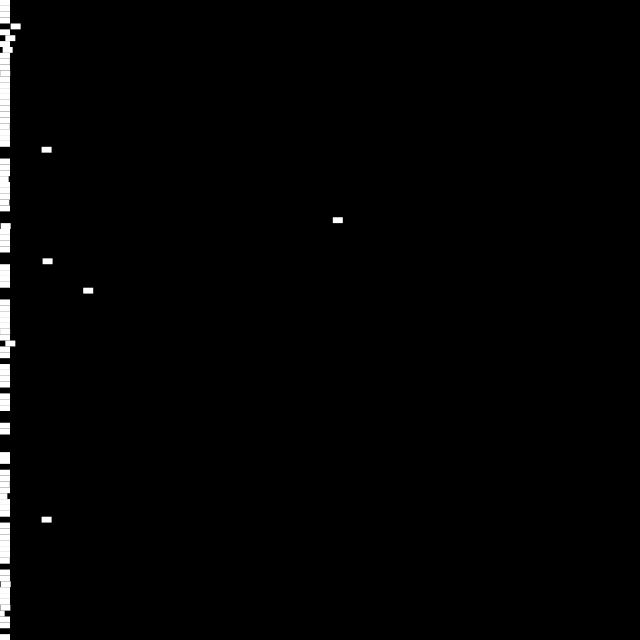
Frame 1 (no input)
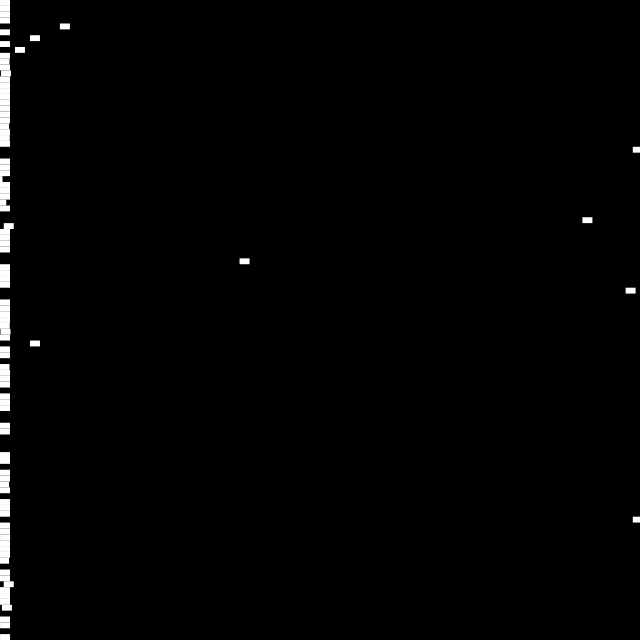
Frame 60 (the mouse pressed at the canvas centre just before this capture)
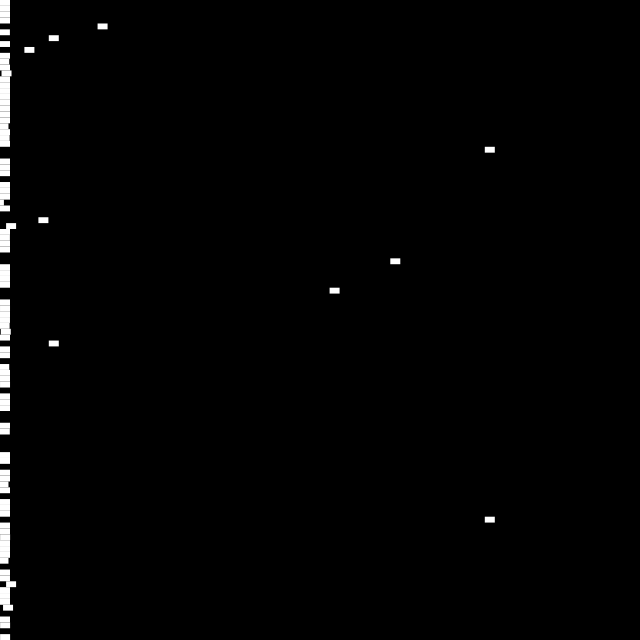
Frame 120 (the mouse held since frame 60 and released just before this capture)

The Processing sketch that drew these frames (run headless with seeded random() and noise(); from frame 60 on, the mouse is pressed at the canvas centre):

// Processing sketch: cycles
// ── cycles.pde
void setup() {
  size(640, 640);
}

void draw() {
  background(0);
  float time = millis()/10000.;
  time = time%2;
  ellipse(cycle(time, 0.25, 0.75)*width, height*0.2, 5, 5); 
  ellipse(cycle(time, 0.75, 0.25)*width, height*0.3, 5, 5);  
  ellipse(cycle(time, 0, 0.5)*width, height*0.4, 5, 5);  
  ellipse(cycle(time, 0.5, 0.0)*width, height*0.5, 5, 5); 
  ellipse((cycle(time, -0.25, 0.25)+0.5)*width, height*0.6, 5, 5); 
  ellipse((cycle(time, 0.25, -0.25)+0.5)*width, height*0.7, 5, 5); 
  ellipse(cycle(time, 0, 1)*width, height*0.8, 5, 5);
  ellipse(cycle(time, 1, 0)*width, height*0.9, 5, 5);

  generate();
}

int seed = int(random(99999999));
void keyPressed() {
  seed = int(random(99999999));
}

void generate() {
  background(0);

  randomSeed(seed);

  float time = millis()*0.001;

  int cc = int(random(4, 120));
  float hh = height*1./cc;
  noStroke();
  for (int i = 0; i < cc; i++) {
    float vel = 30./pow(2, int(random(50)));
    float c = cycle(time*vel, 1, 0);
    if (random(1) < 0.5) c = cycle(time*-vel, 1, 0);
    float xx = c*width;
    rect(xx, i*hh, 10, hh);
  }
}

float cycle(float v, float l1, float l2) {
  if (l1 < l2) return (v-l1)%(l2-l1);
  return (v-l2)%(l1-l2);
}
